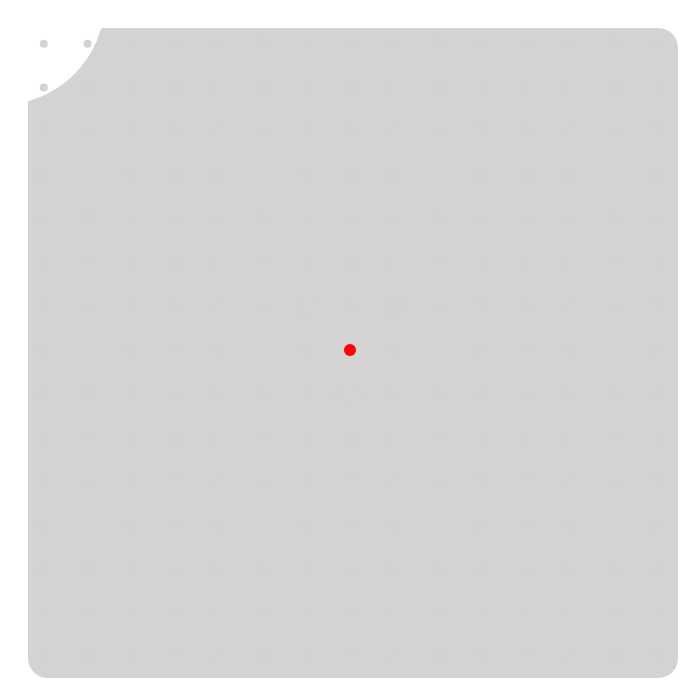
Frame 1 (no input)
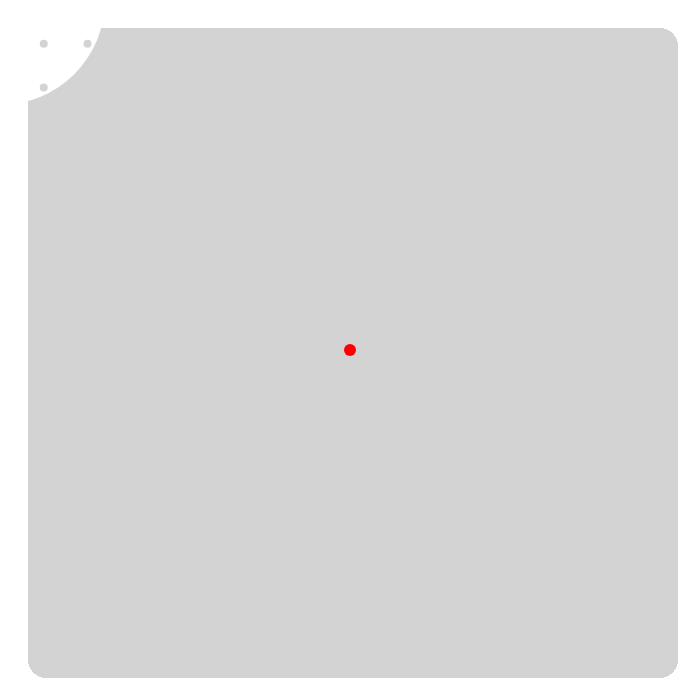
Frame 60 (no input)
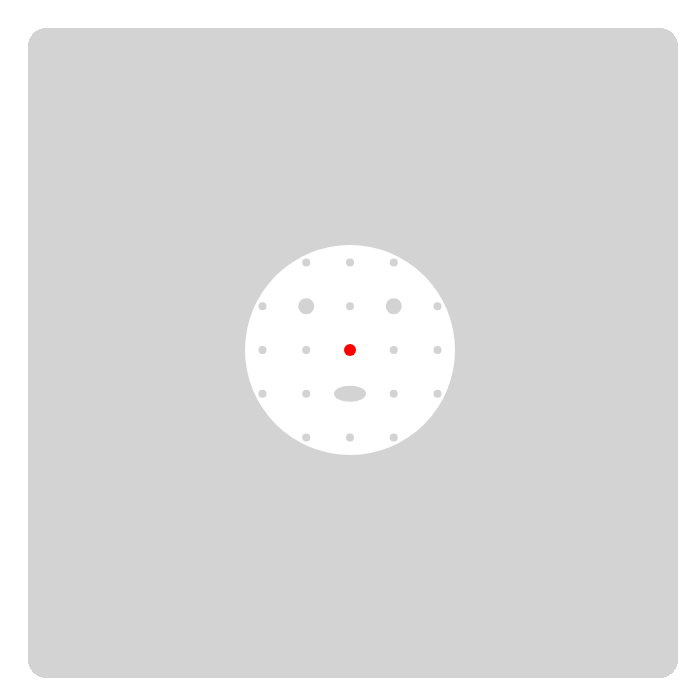
Frame 120 (the mouse pressed at the canvas centre since frame 60)

The p5.js sketch that drew these frames (run headless with seeded random() and noise() and a simulated clock; from frame 60 on, the mouse is pressed at the canvas centre):

// p5.js sketch
// ── sketch.js
var width, height;

function setup() {

  width = 400;
  height = 300;
  createCanvas (700,700);
  background('white');
  frameRate(40);
}

function draw() {

  var xPos = width/16;
  var yPos = height/16;

  var grey = '#d3d3d3';
  var red = '#FF0000';

  var d = 8;


  fill(grey);
  noStroke();
  rect(width*0.04, height*0.04, 650, 650, 20);
  fill("white");
  arc(mouseX, mouseY, width*0.3,height*0.3, 0, 2*PI, CHORD);


  for (i = 0; i <15; i++) {
    for (var j = 0; j < 15; j++) {
      if (i == 7 && j == 7) {
        //nose
        fill(red)
        noStroke();
        ellipse(xPos + i*xPos, yPos + j*yPos, d*1.5,d*1.5);
      } else if ((i == 6 && j == 6) || (i == 8 && j == 6)) {
        //eyes
        fill(grey)
        ellipse(xPos + i*xPos, yPos + j*yPos, d*2,d*2);
      } else if (i == 7 && j == 8) {
        //mouth
        fill(grey)
        ellipse(xPos + i*xPos, yPos + j*yPos, d*4,d*2);
      } else {
        //other dots
        fill(grey);
        noStroke();
        ellipse(xPos + i*xPos, yPos + j*yPos, d,d);
      }
    }
  }


}
